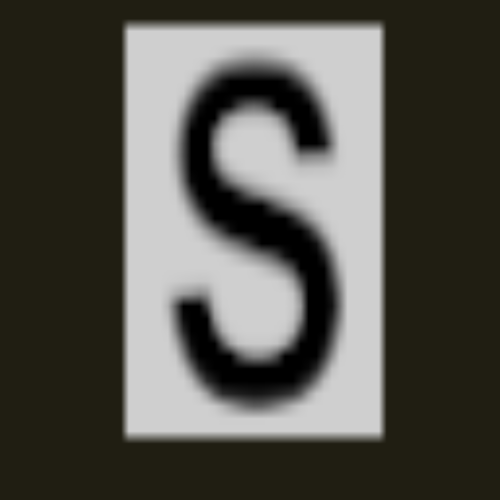
#> input picture 3 - Controladores/Clase 6 - Clasificación y Detección de victimas/Principal/Yolo_directory/train/Stable/Imagen2.png, 500 x 500 px; its folder holds only this picture in this run
$ python -i 'Atlas7810(version1.3).py'   (imports and definitions only)
#> lines starting #> are read from the running program, lines starting #| are printed output that depends on the picture; after the words box and inside, x2 and y2 are one past the last pixel; in counts of white or black regions, pixels touching at a corner belong together
#> further down, picture is the input picture: shape (500, 500, 3); mean B, G, R 75.9, 82.7, 83.9
#Cargo controladores
from controller import Robot, Motor, GPS, DistanceSensor, Camera, Gyro, Emitter
import math
import numpy as np
import struct
import cv2 as cv2
import os
from PIL import Image


tilesize = 0.05
# [1 line that did not run here, left out]
# [1 line that did not run here, left out]
angulo_actual = 0
finalLetter = ""
PATH_IMAGE = os.getcwd() + "\personalImage.png"


#Motores:
# [1 line that did not run here, left out]
# [1 line that did not run here, left out]

# [2 lines not run here, left out]

# [1 line that did not run here, left out]
# [1 line that did not run here, left out]

# [2 lines not run here, left out]


#GPS:
# [1 line that did not run here, left out]
# [1 line not run here, left out]


#Sensor de distancia:
# [1 line that did not run here, left out]
# [1 line that did not run here, left out]
# [1 line that did not run here, left out]
# [3 lines not run here, left out]

#Sensor de color:
# [1 line that did not run here, left out]
# [1 line not run here, left out]

#Giroscopo:
# [1 line that did not run here, left out]
# [1 line not run here, left out]

#Camaras:
# [1 line that did not run here, left out]
# [1 line that did not run here, left out]
# [2 lines not run here, left out]

# [1 line that did not run here, left out]
# [1 line that did not run here, left out]

# [1 line that did not run here, left out]
# [1 line that did not run here, left out]

#Emitter:
# [1 line that did not run here, left out]

#Funciones:
def ShapeDetection(img):
    ''' Shape detection on the camera image '''
    img = cv2.resize(img, (100, 100))
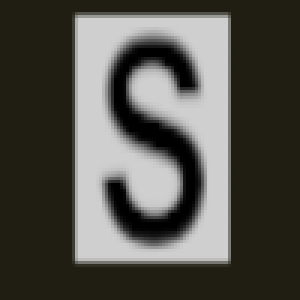
#> img: shape (100, 100, 3) (shown 3 times larger); mean of channels 0, 1, 2 75.8, 82.7, 83.9; drawn as B, G, R
    gray = cv2.cvtColor(img, cv2.COLOR_BGR2GRAY)
    _, threshold = cv2.threshold(gray, 127, 255, cv2.THRESH_BINARY)
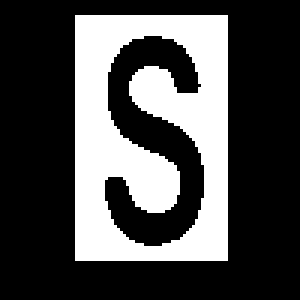
#> threshold: shape (100, 100) (shown 3 times larger); 29.9% white; 1 white region

    contours, _ = cv2.findContours(
        threshold, cv2.RETR_TREE, cv2.CHAIN_APPROX_SIMPLE)
#> contours = 2 contours; box (x1, y1, x2, y2) and area: (25, 5, 76, 87) 4050, (34, 11, 69, 83) 1314

    i = 0

    for contour in contours:

        if i == 0:
            i = 1
            continue

        approx = cv2.approxPolyDP(
            contour, 0.01 * cv2.arcLength(contour, True), True)

        cv2.drawContours(img, [contour], 0, (0, 0, 255), 5)

        # finding center point of shape
        M = cv2.moments(contour)
        if M['m00'] != 0.0:
            x = int(M['m10']/M['m00'])
            y = int(M['m01']/M['m00'])

        # putting shape name at center of each shape
        if len(approx) == 4:
            return True
#> this loop made 2 passes
#> (contour, i) on pass 1: ([[25, 5], [25, 86], [75, 86], [75, 5]], 1)
#> (x, y) on pass 2: (51, 46)
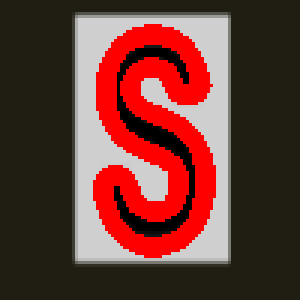
#> img: shape (100, 100, 3) (shown 3 times larger); 18.03% of pixels changed, all inside (x1, y1, x2, y2) = (31, 8, 72, 86); drawn as B, G, R
#> after the loop, i = 1
    return False

# [298 lines left out: functions saveFinalImage1, saveFinalImage2, classifyVictim1, classifyVictim2, delay, checkVic1 and 11 more, not called in this run]

# [1 line that did not run here, left out]
# [1 line not run here, left out]

# [1 line that did not run here, left out]
# [1 line that did not run here, left out]

state = "calibracion_inicial"
# [282 lines not run here, left out]

>>> import cv2
>>> picture = cv2.imread('../3 - Controladores/Clase 6 - Clasificación y Detección de victimas/Principal/Yolo_directory/train/Stable/Imagen2.png')
>>> result = ShapeDetection(picture)
#> result = False
